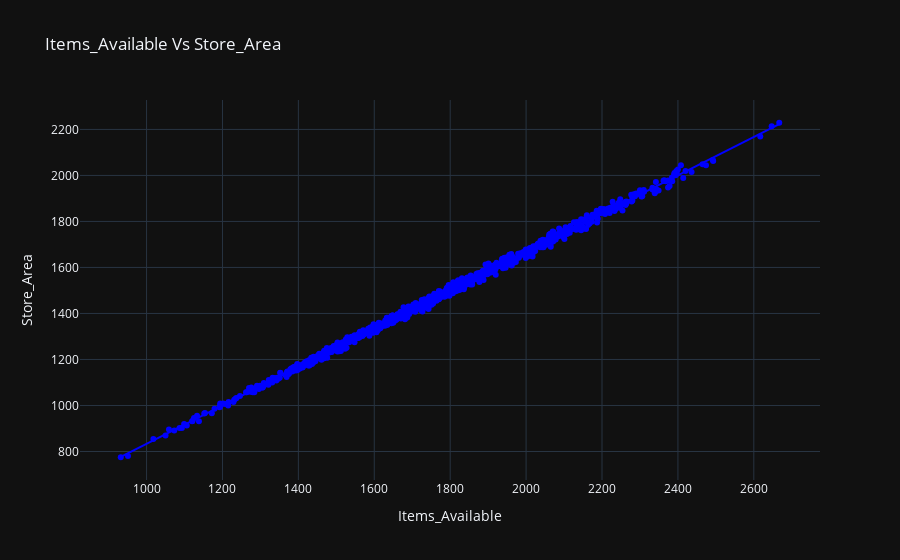

The cell this chart's notebook holds for it:
### Code cell
px.scatter(df,x='Items_Available',y='Store_Area',template='plotly_dark',color_discrete_sequence=['blue'],trendline='ols',title='Items_Available Vs Store_Area')

### Figure 1 — Plotly figure (JSON) as saved in the notebook; plotly's stock layout.template omitted (floating-point values rounded to 4 significant figures; data arrays with more than 128 entries replaced by an {"elided": "..."} marker saying what was removed)
{"data": [{"hovertemplate": "Items_Available=%{x}<br>Store_Area=%{y}<extra></extra>", "legendgroup": "", "marker": {"color": "blue", "symbol": "circle"}, "mode": "markers", "name": "", "orientation": "v", "showlegend": false, "type": "scatter", "x": {"elided": "896 int values"}, "xaxis": "x", "y": {"elided": "896 int values"}, "yaxis": "y"}, {"hovertemplate": "<b>OLS trendline</b><br>Store_Area = 0.833554 * Items_Available + -0.0127273<br>R<sup>2</sup>=0.997783<br><br>Items_Available=%{x}<br>Store_Area=%{y} <b>(trend)</b><extra></extra>", "legendgroup": "", "marker": {"color": "blue", "symbol": "circle"}, "mode": "lines", "name": "", "showlegend": false, "type": "scatter", "x": {"elided": "896 int values"}, "xaxis": "x", "y": {"elided": "896 float values"}, "yaxis": "y"}], "layout": {"legend": {"tracegroupgap": 0}, "title": {"text": "Items_Available Vs Store_Area"}, "xaxis": {"anchor": "y", "domain": [0, 1], "title": {"text": "Items_Available"}}, "yaxis": {"anchor": "x", "domain": [0, 1], "title": {"text": "Store_Area"}}}}
